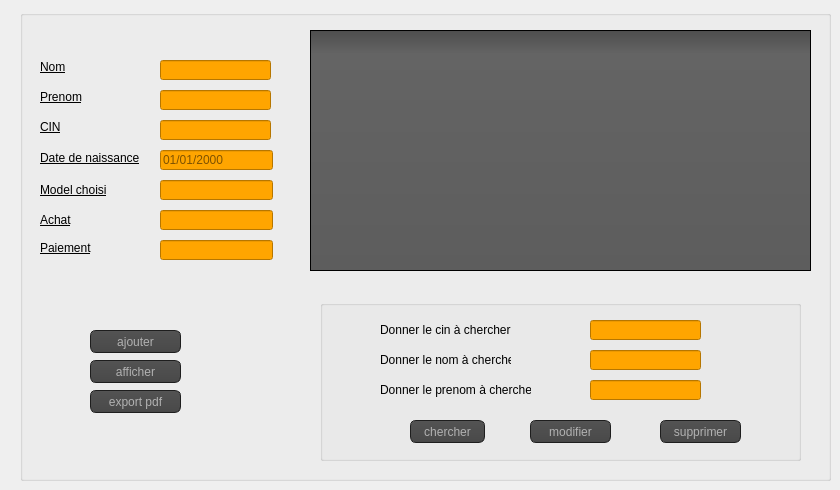
    <widget class="QWidget" name="tab_3">
     <attribute name="title">
      <string>client</string>
     </attribute>
     <widget class="QLineEdit" name="lineEdit_nom">
      <property name="geometry">
       <rect>
        <x>160</x>
        <y>60</y>
        <width>111</width>
        <height>20</height>
       </rect>
      </property>
      <property name="styleSheet">
       <string notr="true">QLineEdit
{
color:black;
background-color:orange;
}</string>
      </property>
     </widget>
     <widget class="QLineEdit" name="lineEdit_prenom">
      <property name="geometry">
       <rect>
        <x>160</x>
        <y>90</y>
        <width>111</width>
        <height>20</height>
       </rect>
      </property>
      <property name="styleSheet">
       <string notr="true">QLineEdit
{
color:black;
background-color:orange;
}</string>
      </property>
     </widget>
     <widget class="QLineEdit" name="lineEdit_cin">
      <property name="geometry">
       <rect>
        <x>160</x>
        <y>120</y>
        <width>111</width>
        <height>20</height>
       </rect>
      </property>
      <property name="styleSheet">
       <string notr="true">QLineEdit
{
color:black;
background-color:orange;
}</string>
      </property>
     </widget>
     <widget class="QLabel" name="label_prenom">
      <property name="geometry">
       <rect>
        <x>40</x>
        <y>90</y>
        <width>47</width>
        <height>13</height>
       </rect>
      </property>
      <property name="styleSheet">
       <string notr="true">font: 63 10pt &quot;Yu Gothic UI Semibold&quot; underlined;
text-decoration: underline;
font: 63 9pt &quot;Yu Gothic UI Semibold&quot;;</string>
      </property>
      <property name="text">
       <string>Prenom</string>
      </property>
     </widget>
     <widget class="QLabel" name="label_date">
      <property name="geometry">
       <rect>
        <x>40</x>
        <y>150</y>
        <width>111</width>
        <height>16</height>
       </rect>
      </property>
      <property name="styleSheet">
       <string notr="true">font: 63 10pt &quot;Yu Gothic UI Semibold&quot; underlined;
text-decoration: underline;
font: 63 9pt &quot;Yu Gothic UI Semibold&quot;;</string>
      </property>
      <property name="text">
       <string>Date de naissance</string>
      </property>
     </widget>
     <widget class="QLineEdit" name="lineEdit_model">
      <property name="geometry">
       <rect>
        <x>160</x>
        <y>180</y>
        <width>113</width>
        <height>20</height>
       </rect>
      </property>
      <property name="styleSheet">
       <string notr="true">QLineEdit
{
color:black;
background-color:orange;
}</string>
      </property>
     </widget>
     <widget class="QLineEdit" name="lineEdit_paiement">
      <property name="geometry">
       <rect>
        <x>160</x>
        <y>240</y>
        <width>113</width>
        <height>20</height>
       </rect>
      </property>
      <property name="styleSheet">
       <string notr="true">QLineEdit
{
color:black;
background-color:orange;
}</string>
      </property>
     </widget>
     <widget class="QLabel" name="label_2">
      <property name="geometry">
       <rect>
        <x>40</x>
        <y>210</y>
        <width>61</width>
        <height>20</height>
       </rect>
      </property>
      <property name="styleSheet">
       <string notr="true">font: 63 10pt &quot;Yu Gothic UI Semibold&quot; underlined;
text-decoration: underline;
font: 63 9pt &quot;Yu Gothic UI Semibold&quot;;</string>
      </property>
      <property name="text">
       <string>Achat</string>
      </property>
     </widget>
     <widget class="QLabel" name="label_3">
      <property name="geometry">
       <rect>
        <x>40</x>
        <y>240</y>
        <width>71</width>
        <height>16</height>
       </rect>
      </property>
      <property name="styleSheet">
       <string notr="true">font: 63 10pt &quot;Yu Gothic UI Semibold&quot; underlined;
text-decoration: underline;
font: 63 9pt &quot;Yu Gothic UI Semibold&quot;;</string>
      </property>
      <property name="text">
       <string>Paiement</string>
      </property>
     </widget>
     <widget class="QLineEdit" name="date_naissance">
      <property name="geometry">
       <rect>
        <x>160</x>
        <y>150</y>
        <width>113</width>
        <height>20</height>
       </rect>
      </property>
      <property name="styleSheet">
       <string notr="true">background-color:orange;
color:black;</string>
      </property>
      <property name="placeholderText">
       <string>01/01/2000</string>
      </property>
     </widget>
     <widget class="QGroupBox" name="groupBox_4">
      <property name="geometry">
       <rect>
        <x>20</x>
        <y>10</y>
        <width>811</width>
        <height>471</height>
       </rect>
      </property>
      <property name="title">
       <string/>
      </property>
      <widget class="QLabel" name="nom">
       <property name="geometry">
        <rect>
         <x>20</x>
         <y>50</y>
         <width>47</width>
         <height>13</height>
        </rect>
       </property>
       <property name="styleSheet">
        <string notr="true">font: 63 10pt &quot;Yu Gothic UI Semibold&quot; underlined;
text-decoration: underline;
font: 63 9pt &quot;Yu Gothic UI Semibold&quot;;</string>
       </property>
       <property name="text">
        <string>Nom</string>
       </property>
      </widget>
      <widget class="QPushButton" name="terminer">
       <property name="geometry">
        <rect>
         <x>70</x>
         <y>320</y>
         <width>91</width>
         <height>23</height>
        </rect>
       </property>
       <property name="styleSheet">
        <string notr="true"> QPushButton
{
  color: #b1b1b1;
    background-color: QLinearGradient( x1: 0, y1: 0, x2: 0, y2: 1, stop: 0 #565656, stop: 0.1 #525252, stop: 0.5 #4e4e4e, stop: 0.9 #4a4a4a, stop: 1 #464646);
    border-width: 1px;
    border-color: #1e1e1e;
    border-style: solid;
    border-radius: 6;
    padding: 3px;
    font-size: 12px;
    padding-left: 5px;
    padding-right: 5px;
}
QPushButton:hover
{
    border: 2px solid QLinearGradient( x1: 0, y1: 0, x2: 0, y2: 1, stop: 0 #ffa02f, stop: 1 #d7801a);
}



</string>
       </property>
       <property name="text">
        <string>ajouter</string>
       </property>
      </widget>
      <widget class="QPushButton" name="exportpdf">
       <property name="geometry">
        <rect>
         <x>70</x>
         <y>380</y>
         <width>91</width>
         <height>23</height>
        </rect>
       </property>
       <property name="styleSheet">
        <string notr="true"> QPushButton
{
  color: #b1b1b1;
    background-color: QLinearGradient( x1: 0, y1: 0, x2: 0, y2: 1, stop: 0 #565656, stop: 0.1 #525252, stop: 0.5 #4e4e4e, stop: 0.9 #4a4a4a, stop: 1 #464646);
    border-width: 1px;
    border-color: #1e1e1e;
    border-style: solid;
    border-radius: 6;
    padding: 3px;
    font-size: 12px;
    padding-left: 5px;
    padding-right: 5px;
}
QPushButton:hover
{
    border: 2px solid QLinearGradient( x1: 0, y1: 0, x2: 0, y2: 1, stop: 0 #ffa02f, stop: 1 #d7801a);
}



</string>
       </property>
       <property name="text">
        <string>export pdf</string>
       </property>
      </widget>
      <widget class="QLineEdit" name="lineEdit_achat">
       <property name="geometry">
        <rect>
         <x>140</x>
         <y>200</y>
         <width>113</width>
         <height>20</height>
        </rect>
       </property>
       <property name="styleSheet">
        <string notr="true">QLineEdit
{
color:black;
background-color:orange;
}</string>
       </property>
      </widget>
      <widget class="QLabel" name="label">
       <property name="geometry">
        <rect>
         <x>20</x>
         <y>170</y>
         <width>71</width>
         <height>20</height>
        </rect>
       </property>
       <property name="styleSheet">
        <string notr="true">font: 63 10pt &quot;Yu Gothic UI Semibold&quot; underlined;
text-decoration: underline;
font: 63 9pt &quot;Yu Gothic UI Semibold&quot;;</string>
       </property>
       <property name="text">
        <string>Model choisi</string>
       </property>
      </widget>
      <widget class="QLabel" name="label_cin">
       <property name="geometry">
        <rect>
         <x>20</x>
         <y>110</y>
         <width>47</width>
         <height>13</height>
        </rect>
       </property>
       <property name="styleSheet">
        <string notr="true">font: 63 10pt &quot;Yu Gothic UI Semibold&quot; underlined;
text-decoration: underline;
font: 63 9pt &quot;Yu Gothic UI Semibold&quot;;</string>
       </property>
       <property name="text">
        <string>CIN</string>
       </property>
      </widget>
      <widget class="QTableView" name="tabclient">
       <property name="geometry">
        <rect>
         <x>290</x>
         <y>20</y>
         <width>501</width>
         <height>241</height>
        </rect>
       </property>
       <property name="styleSheet">
        <string notr="true">QToolTip
{
     border: 1px solid black;
     background-color: #ffa02f;
     padding: 1px;
     border-radius: 3px;
     opacity: 100;
}

QWidget
{
    color: #b1b1b1;
    background-color: #323232;
}

QWidget:item:hover
{
    background-color: QLinearGradient( x1: 0, y1: 0, x2: 0, y2: 1, stop: 0 #ffa02f, stop: 1 #ca0619);
    color: #000000;
}

QWidget:item:selected
{
    background-color: QLinearGradient( x1: 0, y1: 0, x2: 0, y2: 1, stop: 0 #ffa02f, stop: 1 #d7801a);
}

QMenuBar::item
{
    background: transparent;
}

QMenuBar::item:selected
{
    background: transparent;
    border: 1px solid #ffaa00;
}

QMenuBar::item:pressed
{
    background: #444;
    border: 1px solid #000;
    background-color: QLinearGradient(
        x1:0, y1:0,
        x2:0, y2:1,
        stop:1 #212121,
        stop:0.4 #343434/*,
        stop:0.2 #343434,
        stop:0.1 #ffaa00*/
    );
    margin-bottom:-1px;
    padding-bottom:1px;
}

QMenu
{
    border: 1px solid #000;
}

QMenu::item
{
    padding: 2px 20px 2px 20px;
}

QMenu::item:selected
{
    color: #000000;
}

QWidget:disabled
{
    color: #404040;
    background-color: #323232;
}

QAbstractItemView
{
    background-color: QLinearGradient( x1: 0, y1: 0, x2: 0, y2: 1, stop: 0 #4d4d4d, stop: 0.1 #646464, stop: 1 #5d5d5d);
}

QWidget:focus
{
    /*border: 2px solid QLinearGradient( x1: 0, y1: 0, x2: 0, y2: 1, stop: 0 #ffa02f, stop: 1 #d7801a);*/
}

QLineEdit
{
    background-color: QLinearGradient( x1: 0, y1: 0, x2: 0, y2: 1, stop: 0 #4d4d4d, stop: 0 #646464, stop: 1 #5d5d5d);
    padding: 1px;
    border-style: solid;
    border: 1px solid #1e1e1e;
    border-radius: 5;
}

QPushButton
{
    color: #b1b1b1;
    background-color: QLinearGradient( x1: 0, y1: 0, x2: 0, y2: 1, stop: 0 #565656, stop: 0.1 #525252, stop: 0.5 #4e4e4e, stop: 0.9 #4a4a4a, stop: 1 #464646);
    border-width: 1px;
    border-color: #1e1e1e;
    border-style: solid;
    border-radius: 6;
    padding: 3px;
    font-size: 12px;
    padding-left: 5px;
    padding-right: 5px;
}

QPushButton:pressed
{
    background-color: QLinearGradient( x1: 0, y1: 0, x2: 0, y2: 1, stop: 0 #2d2d2d, stop: 0.1 #2b2b2b, stop: 0.5 #292929, stop: 0.9 #282828, stop: 1 #252525);
}

QComboBox
{
    selection-background-color: #ffaa00;
    background-color: QLinearGradient( x1: 0, y1: 0, x2: 0, y2: 1, stop: 0 #565656, stop: 0.1 #525252, stop: 0.5 #4e4e4e, stop: 0.9 #4a4a4a, stop: 1 #464646);
    border-style: solid;
    border: 1px solid #1e1e1e;
    border-radius: 5;
}

QComboBox:hover,QPushButton:hover
{
    border: 2px solid QLinearGradient( x1: 0, y1: 0, x2: 0, y2: 1, stop: 0 #ffa02f, stop: 1 #d7801a);
}


QComboBox:on
{
    padding-top: 3px;
    padding-left: 4px;
    background-color: QLinearGradient( x1: 0, y1: 0, x2: 0, y2: 1, stop: 0 #2d2d2d, stop: 0.1 #2b2b2b, stop: 0.5 #292929, stop: 0.9 #282828, stop: 1 #252525);
    selection-background-color: #ffaa00;
}

QComboBox QAbstractItemView
{
    border: 2px solid darkgray;
    selection-background-color: QLinearGradient( x1: 0, y1: 0, x2: 0, y2: 1, stop: 0 #ffa02f, stop: 1 #d7801a);
}

QComboBox::drop-down
{
     subcontrol-origin: padding;
     subcontrol-position: top right;
     width: 15px;

     border-left-width: 0px;
     border-left-color: darkgray;
     border-left-style: solid; /* just a single line */
     border-top-right-radius: 3px; /* same radius as the QComboBox */
     border-bottom-right-radius: 3px;
 }

QComboBox::down-arrow
{
     image: url(:/down_arrow.png);
}

QGroupBox:focus
{
border: 2px solid QLinearGradient( x1: 0, y1: 0, x2: 0, y2: 1, stop: 0 #ffa02f, stop: 1 #d7801a);
}

QTextEdit:focus
{
    border: 2px solid QLinearGradient( x1: 0, y1: 0, x2: 0, y2: 1, stop: 0 #ffa02f, stop: 1 #d7801a);
}

QScrollBar:horizontal {
     border: 1px solid #222222;
     background: QLinearGradient( x1: 0, y1: 0, x2: 0, y2: 1, stop: 0.0 #121212, stop: 0.2 #282828, stop: 1 #484848);
     height: 7px;
     margin: 0px 16px 0 16px;
}

QScrollBar::handle:horizontal
{
      background: QLinearGradient( x1: 0, y1: 0, x2: 1, y2: 0, stop: 0 #ffa02f, stop: 0.5 #d7801a, stop: 1 #ffa02f);
      min-height: 20px;
      border-radius: 2px;
}

QScrollBar::add-line:horizontal {
      border: 1px solid #1b1b19;
      border-radius: 2px;
      background: QLinearGradient( x1: 0, y1: 0, x2: 1, y2: 0, stop: 0 #ffa02f, stop: 1 #d7801a);
      width: 14px;
      subcontrol-position: right;
      subcontrol-origin: margin;
}

QScrollBar::sub-line:horizontal {
      border: 1px solid #1b1b19;
      border-radius: 2px;
      background: QLinearGradient( x1: 0, y1: 0, x2: 1, y2: 0, stop: 0 #ffa02f, stop: 1 #d7801a);
      width: 14px;
     subcontrol-position: left;
     subcontrol-origin: margin;
}

QScrollBar::right-arrow:horizontal, QScrollBar::left-arrow:horizontal
{
      border: 1px solid black;
      width: 1px;
      height: 1px;
      background: white;
}

QScrollBar::add-page:horizontal, QScrollBar::sub-page:horizontal
{
      background: none;
}

QScrollBar:vertical
{
      background: QLinearGradient( x1: 0, y1: 0, x2: 1, y2: 0, stop: 0.0 #121212, stop: 0.2 #282828, stop: 1 #484848);
      width: 7px;
      margin: 16px 0 16px 0;
      border: 1px solid #222222;
}

QScrollBar::handle:vertical
{
      background: QLinearGradient( x1: 0, y1: 0, x2: 0, y2: 1, stop: 0 #ffa02f, stop: 0.5 #d7801a, stop: 1 #ffa02f);
      min-height: 20px;
      border-radius: 2px;
}

QScrollBar::add-line:vertical
{
      border: 1px solid #1b1b19;
      border-radius: 2px;
      background: QLinearGradient( x1: 0, y1: 0, x2: 0, y2: 1, stop: 0 #ffa02f, stop: 1 #d7801a);
      height: 14px;
      subcontrol-position: bottom;
      subcontrol-origin: margin;
}

QScrollBar::sub-line:vertical
{
      border: 1px solid #1b1b19;
      border-radius: 2px;
      background: QLinearGradient( x1: 0, y1: 0, x2: 0, y2: 1, stop: 0 #d7801a, stop: 1 #ffa02f);
      height: 14px;
      subcontrol-position: top;
      subcontrol-origin: margin;
}

QScrollBar::up-arrow:vertical, QScrollBar::down-arrow:vertical
{
      border: 1px solid black;
      width: 1px;
      height: 1px;
      background: white;
}


QScrollBar::add-page:vertical, QScrollBar::sub-page:vertical
{
      background: none;
}

QTextEdit
{
    background-color: #242424;
}

QPlainTextEdit
{
    background-color: #242424;
}

QHeaderView::section
{
    background-color: QLinearGradient(x1:0, y1:0, x2:0, y2:1, stop:0 #616161, stop: 0.5 #505050, stop: 0.6 #434343, stop:1 #656565);
    color: white;
    padding-left: 4px;
    border: 1px solid #6c6c6c;
}

QCheckBox:disabled
{
color: #414141;
}

QDockWidget::title
{
    text-align: center;
    spacing: 3px; /* spacing between items in the tool bar */
    background-color: QLinearGradient(x1:0, y1:0, x2:0, y2:1, stop:0 #323232, stop: 0.5 #242424, stop:1 #323232);
}

QDockWidget::close-button, QDockWidget::float-button
{
    text-align: center;
    spacing: 1px; /* spacing between items in the tool bar */
    background-color: QLinearGradient(x1:0, y1:0, x2:0, y2:1, stop:0 #323232, stop: 0.5 #242424, stop:1 #323232);
}

QDockWidget::close-button:hover, QDockWidget::float-button:hover
{
    background: #242424;
}

QDockWidget::close-button:pressed, QDockWidget::float-button:pressed
{
    padding: 1px -1px -1px 1px;
}

QMainWindow::separator
{
    background-color: QLinearGradient(x1:0, y1:0, x2:0, y2:1, stop:0 #161616, stop: 0.5 #151515, stop: 0.6 #212121, stop:1 #343434);
    color: white;
    padding-left: 4px;
    border: 1px solid #4c4c4c;
    spacing: 3px; /* spacing between items in the tool bar */
}

QMainWindow::separator:hover
{

    background-color: QLinearGradient(x1:0, y1:0, x2:0, y2:1, stop:0 #d7801a, stop:0.5 #b56c17 stop:1 #ffa02f);
    color: white;
    padding-left: 4px;
    border: 1px solid #6c6c6c;
    spacing: 3px; /* spacing between items in the tool bar */
}

QToolBar::handle
{
     spacing: 3px; /* spacing between items in the tool bar */
     background: url(:/images/handle.png);
}

QMenu::separator
{
    height: 2px;
    background-color: QLinearGradient(x1:0, y1:0, x2:0, y2:1, stop:0 #161616, stop: 0.5 #151515, stop: 0.6 #212121, stop:1 #343434);
    color: white;
    padding-left: 4px;
    margin-left: 10px;
    margin-right: 5px;
}

QProgressBar
{
    border: 2px solid grey;
    border-radius: 5px;
    text-align: center;
}

QProgressBar::chunk
{
    background-color: #d7801a;
    width: 2.15px;
    margin: 0.5px;
}

QTabBar::tab {
    color: #b1b1b1;
    border: 1px solid #444;
    border-bottom-style: none;
    background-color: #323232;
    padding-left: 10px;
    padding-right: 10px;
    padding-top: 3px;
    padding-bottom: 2px;
    margin-right: -1px;
}

QTabWidget::pane {
    border: 1px solid #444;
    top: 1px;
}

QTabBar::tab:last
{
    margin-right: 0; /* the last selected tab has nothing to overlap with on the right */
    border-top-right-radius: 3px;
}

QTabBar::tab:first:!selected
{
 margin-left: 0px; /* the last selected tab has nothing to overlap with on the right */


    border-top-left-radius: 3px;
}

QTabBar::tab:!selected
{
    color: #b1b1b1;
    border-bottom-style: solid;
    margin-top: 3px;
    background-color: QLinearGradient(x1:0, y1:0, x2:0, y2:1, stop:1 #212121, stop:.4 #343434);
}

QTabBar::tab:selected
{
    border-top-left-radius: 3px;
    border-top-right-radius: 3px;
    margin-bottom: 0px;
}

QTabBar::tab:!selected:hover
{
    /*border-top: 2px solid #ffaa00;
    padding-bottom: 3px;*/
    border-top-left-radius: 3px;
    border-top-right-radius: 3px;
    background-color: QLinearGradient(x1:0, y1:0, x2:0, y2:1, stop:1 #212121, stop:0.4 #343434, stop:0.2 #343434, stop:0.1 #ffaa00);
}

QRadioButton::indicator:checked, QRadioButton::indicator:unchecked{
    color: #b1b1b1;
    background-color: #323232;
    border: 1px solid #b1b1b1;
    border-radius: 6px;
}

QRadioButton::indicator:checked
{
    background-color: qradialgradient(
        cx: 0.5, cy: 0.5,
        fx: 0.5, fy: 0.5,
        radius: 1.0,
        stop: 0.25 #ffaa00,
        stop: 0.3 #323232
    );
}

QCheckBox::indicator{
    color: #b1b1b1;
    background-color: #323232;
    border: 1px solid #b1b1b1;
    width: 9px;
    height: 9px;
}

QRadioButton::indicator
{
    border-radius: 6px;
}

QRadioButton::indicator:hover, QCheckBox::indicator:hover
{
    border: 1px solid #ffaa00;
}

QCheckBox::indicator:checked
{
    image:url(:/images/checkbox.png);
}

QCheckBox::indicator:disabled, QRadioButton::indicator:disabled
{
    border: 1px solid #444;
}</string>
       </property>
      </widget>
      <widget class="QPushButton" name="pushButton_2">
       <property name="geometry">
        <rect>
         <x>70</x>
         <y>350</y>
         <width>91</width>
         <height>23</height>
        </rect>
       </property>
       <property name="styleSheet">
        <string notr="true">QPushButton
{color: #b1b1b1;
    background-color: QLinearGradient( x1: 0, y1: 0, x2: 0, y2: 1, stop: 0 #565656, stop: 0.1 #525252, stop: 0.5 #4e4e4e, stop: 0.9 #4a4a4a, stop: 1 #464646);
    border-width: 1px;
    border-color: #1e1e1e;
    border-style: solid;
    border-radius: 6;
    padding: 3px;
    font-size: 12px;
    padding-left: 5px;
    padding-right: 5px;

}
QPushButton:hover
{
    border: 2px solid QLinearGradient( x1: 0, y1: 0, x2: 0, y2: 1, stop: 0 #ffa02f, stop: 1 #d7801a);
}</string>
       </property>
       <property name="text">
        <string>afficher</string>
       </property>
      </widget>
      <widget class="QGroupBox" name="groupBox_3">
       <property name="geometry">
        <rect>
         <x>300</x>
         <y>290</y>
         <width>481</width>
         <height>161</height>
        </rect>
       </property>
       <property name="title">
        <string/>
       </property>
       <widget class="QLabel" name="label_4">
        <property name="geometry">
         <rect>
          <x>60</x>
          <y>20</y>
          <width>131</width>
          <height>20</height>
         </rect>
        </property>
        <property name="text">
         <string>Donner le cin à chercher</string>
        </property>
       </widget>
       <widget class="QLineEdit" name="cin_chercher">
        <property name="geometry">
         <rect>
          <x>270</x>
          <y>20</y>
          <width>111</width>
          <height>20</height>
         </rect>
        </property>
        <property name="styleSheet">
         <string notr="true">
color:black;
background-color:orange;
</string>
        </property>
       </widget>
       <widget class="QPushButton" name="modifier">
        <property name="geometry">
         <rect>
          <x>210</x>
          <y>120</y>
          <width>81</width>
          <height>23</height>
         </rect>
        </property>
        <property name="styleSheet">
         <string notr="true"> QPushButton
{
  color: #b1b1b1;
    background-color: QLinearGradient( x1: 0, y1: 0, x2: 0, y2: 1, stop: 0 #565656, stop: 0.1 #525252, stop: 0.5 #4e4e4e, stop: 0.9 #4a4a4a, stop: 1 #464646);
    border-width: 1px;
    border-color: #1e1e1e;
    border-style: solid;
    border-radius: 6;
    padding: 3px;
    font-size: 12px;
    padding-left: 5px;
    padding-right: 5px;
}
QPushButton:hover
{
    border: 2px solid QLinearGradient( x1: 0, y1: 0, x2: 0, y2: 1, stop: 0 #ffa02f, stop: 1 #d7801a);
}



</string>
        </property>
        <property name="text">
         <string>modifier</string>
        </property>
       </widget>
       <widget class="QPushButton" name="supprimer_client">
        <property name="geometry">
         <rect>
          <x>340</x>
          <y>120</y>
          <width>81</width>
          <height>23</height>
         </rect>
        </property>
        <property name="styleSheet">
         <string notr="true"> QPushButton
{
  color: #b1b1b1;
    background-color: QLinearGradient( x1: 0, y1: 0, x2: 0, y2: 1, stop: 0 #565656, stop: 0.1 #525252, stop: 0.5 #4e4e4e, stop: 0.9 #4a4a4a, stop: 1 #464646);
    border-width: 1px;
    border-color: #1e1e1e;
    border-style: solid;
    border-radius: 6;
    padding: 3px;
    font-size: 12px;
    padding-left: 5px;
    padding-right: 5px;
}
QPushButton:hover
{
    border: 2px solid QLinearGradient( x1: 0, y1: 0, x2: 0, y2: 1, stop: 0 #ffa02f, stop: 1 #d7801a);
}



</string>
        </property>
        <property name="text">
         <string>supprimer</string>
        </property>
       </widget>
       <widget class="QLabel" name="label_6">
        <property name="geometry">
         <rect>
          <x>60</x>
          <y>50</y>
          <width>131</width>
          <height>20</height>
         </rect>
        </property>
        <property name="text">
         <string>Donner le nom à chercher</string>
        </property>
       </widget>
       <widget class="QLineEdit" name="cher_nom">
        <property name="geometry">
         <rect>
          <x>270</x>
          <y>50</y>
          <width>111</width>
          <height>20</height>
         </rect>
        </property>
        <property name="styleSheet">
         <string notr="true">background-color:orange;
color:black;</string>
        </property>
       </widget>
       <widget class="QLineEdit" name="cher_prenom">
        <property name="geometry">
         <rect>
          <x>270</x>
          <y>80</y>
          <width>111</width>
          <height>20</height>
         </rect>
        </property>
        <property name="styleSheet">
         <string notr="true">background-color:orange;
color:black;</string>
        </property>
       </widget>
       <widget class="QLabel" name="label_7">
        <property name="geometry">
         <rect>
          <x>60</x>
          <y>80</y>
          <width>151</width>
          <height>20</height>
         </rect>
        </property>
        <property name="text">
         <string>Donner le prenom à chercher</string>
        </property>
       </widget>
       <widget class="QPushButton" name="pushButton">
        <property name="geometry">
         <rect>
          <x>90</x>
          <y>120</y>
          <width>75</width>
          <height>23</height>
         </rect>
        </property>
        <property name="styleSheet">
         <string notr="true">QPushButton
{color: #b1b1b1;
    background-color: QLinearGradient( x1: 0, y1: 0, x2: 0, y2: 1, stop: 0 #565656, stop: 0.1 #525252, stop: 0.5 #4e4e4e, stop: 0.9 #4a4a4a, stop: 1 #464646);
    border-width: 1px;
    border-color: #1e1e1e;
    border-style: solid;
    border-radius: 6;
    padding: 3px;
    font-size: 12px;
    padding-left: 5px;
    padding-right: 5px;

}
QPushButton:hover
{
    border: 2px solid QLinearGradient( x1: 0, y1: 0, x2: 0, y2: 1, stop: 0 #ffa02f, stop: 1 #d7801a);
}</string>
        </property>
        <property name="text">
         <string>chercher</string>
        </property>
       </widget>
      </widget>
     </widget>
     <zorder>groupBox_4</zorder>
     <zorder>lineEdit_nom</zorder>
     <zorder>lineEdit_prenom</zorder>
     <zorder>lineEdit_cin</zorder>
     <zorder>label_prenom</zorder>
     <zorder>label_date</zorder>
     <zorder>lineEdit_model</zorder>
     <zorder>lineEdit_paiement</zorder>
     <zorder>label_2</zorder>
     <zorder>label_3</zorder>
     <zorder>date_naissance</zorder>
    </widget>
